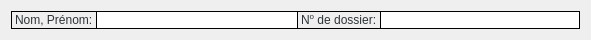
   <widget class="QWidget" name="horizontalLayoutWidget_4">
    <property name="geometry">
     <rect>
      <x>20</x>
      <y>80</y>
      <width>591</width>
      <height>28</height>
     </rect>
    </property>
    <layout class="QHBoxLayout" name="horizontalLayout_4">
     <property name="spacing">
      <number>0</number>
     </property>
     <item>
      <widget class="QLabel" name="nameLabel">
       <property name="styleSheet">
        <string notr="true">border-color: black;
border-width: 1px;
border-style: solid;
border-right-style: none;
color: rgb(46, 52, 54);
</string>
       </property>
       <property name="text">
        <string>Nom, Prénom:</string>
       </property>
      </widget>
     </item>
     <item>
      <widget class="QLineEdit" name="nameLineEdit">
       <property name="sizePolicy">
        <sizepolicy hsizetype="Expanding" vsizetype="Expanding">
         <horstretch>0</horstretch>
         <verstretch>0</verstretch>
        </sizepolicy>
       </property>
       <property name="styleSheet">
        <string notr="true">border-color: black;
border-width: 1px;
border-style: solid;
border-right-style: none;
color: rgb(46, 52, 54);
</string>
       </property>
       <property name="alignment">
        <set>Qt::AlignCenter</set>
       </property>
       <property name="readOnly">
        <bool>true</bool>
       </property>
      </widget>
     </item>
     <item>
      <widget class="QLabel" name="dossierLabel">
       <property name="styleSheet">
        <string notr="true">border-color: black;
border-width: 1px;
border-style: solid;
border-right-style: none;
color: rgb(46, 52, 54);
</string>
       </property>
       <property name="text">
        <string>&lt;html&gt;&lt;head/&gt;&lt;body&gt;&lt;p&gt;N&lt;span style=&quot; vertical-align:super;&quot;&gt;o&lt;/span&gt; de dossier:&lt;/p&gt;&lt;/body&gt;&lt;/html&gt;</string>
       </property>
      </widget>
     </item>
     <item>
      <widget class="QLineEdit" name="dossierLineEdit">
       <property name="sizePolicy">
        <sizepolicy hsizetype="Expanding" vsizetype="Expanding">
         <horstretch>0</horstretch>
         <verstretch>0</verstretch>
        </sizepolicy>
       </property>
       <property name="minimumSize">
        <size>
         <width>21</width>
         <height>0</height>
        </size>
       </property>
       <property name="styleSheet">
        <string notr="true">border-color: black;
border-width: 1px;
border-style: solid;
color: rgb(46, 52, 54);
</string>
       </property>
       <property name="alignment">
        <set>Qt::AlignCenter</set>
       </property>
       <property name="readOnly">
        <bool>true</bool>
       </property>
      </widget>
     </item>
    </layout>
   </widget>
